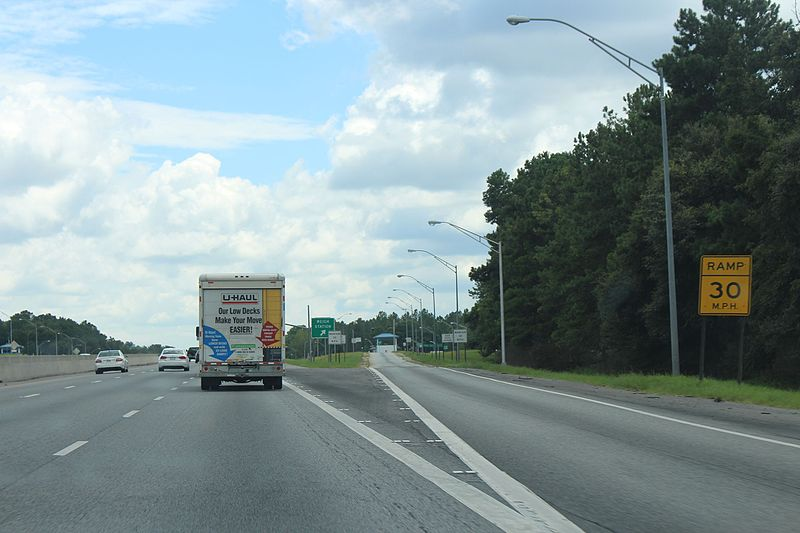
#> input picture exit-ramp.jpg, 800 x 533 px
$ python hough_demo.py
#> lines starting #> are read from the running program, lines starting #| are printed output that depends on the picture; after the words box and inside, x2 and y2 are one past the last pixel; in counts of white or black regions, pixels touching at a corner belong together
import matplotlib.pyplot as plt
import matplotlib.image as mpimg
import numpy as np
import cv2


# Read in and grayscale the image
image = mpimg.imread('exit-ramp.jpg')
#> image is the input picture: shape (533, 800, 3); mean R, G, B 130.4, 148, 150.6
gray = cv2.cvtColor(image,cv2.COLOR_RGB2GRAY)
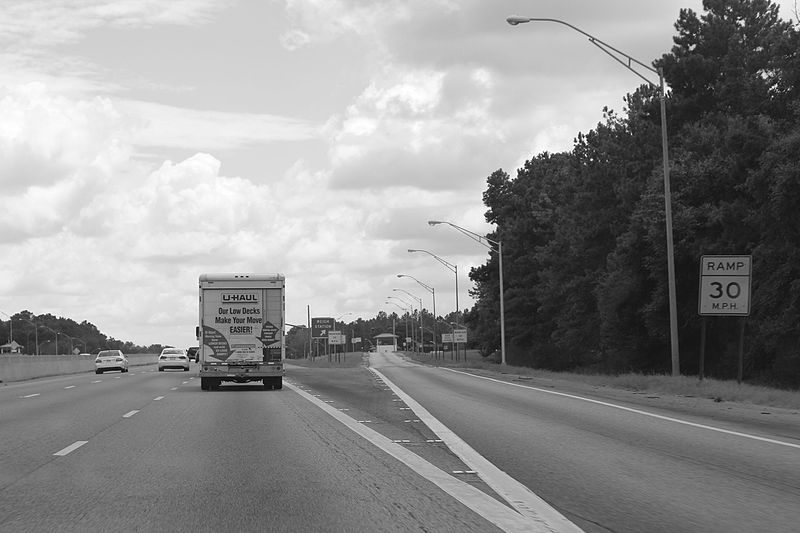
#> gray: shape (533, 800); min 1, max 255, mean 143.1

# Define a kernel size and apply Gaussian smoothing
kernel_size = 5
blur_gray = cv2.GaussianBlur(gray,(kernel_size, kernel_size),0)

# Define our parameters for Canny and apply
low_threshold = 50
high_threshold = 150
edges = cv2.Canny(blur_gray, low_threshold, high_threshold)
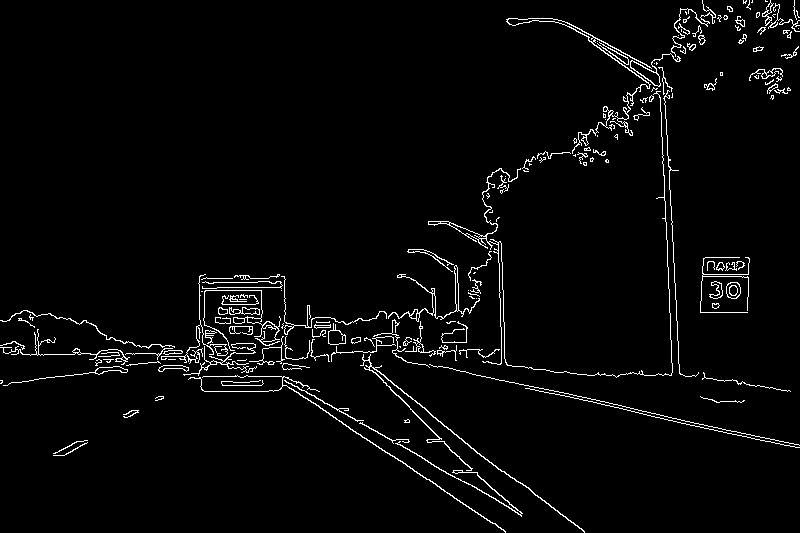
#> edges: shape (533, 800); 3% white in thin lines or dots

# Next we'll create a masked edges image using cv2.fillPoly()
mask = np.zeros_like(edges)
ignore_mask_color = 255

# This time we are defining a four sided polygon to mask
imshape = image.shape
#> imshape = (533, 800, 3)
vertices = np.array([[(imshape[1]/12,imshape[0]),(imshape[1]/20*9, imshape[0]/2), (imshape[1]/20*11, imshape[0]/2), (imshape[1]/10*9,imshape[0])]], dtype=np.int32)
cv2.fillPoly(mask, vertices, ignore_mask_color)
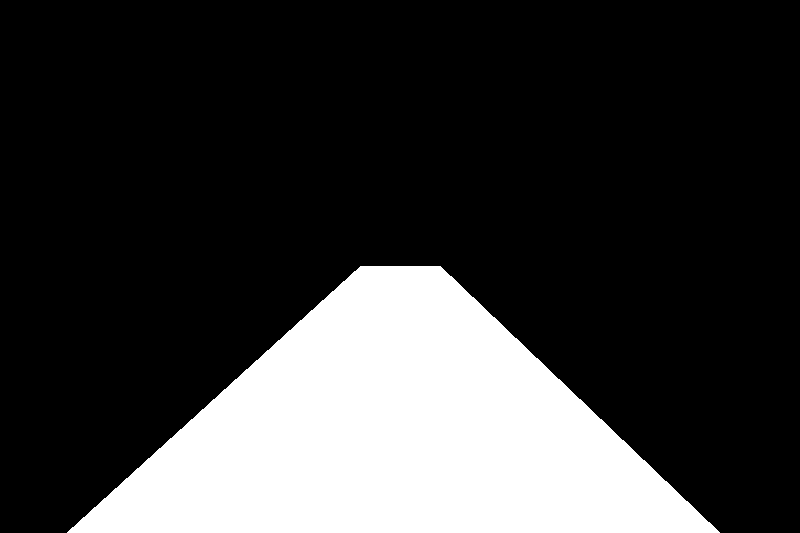
#> mask: shape (533, 800); 23% white; 1 white region, box (x1, y1, x2, y2) and area: (67, 266, 720, 533) 98009
masked_edges = cv2.bitwise_and(edges, mask)
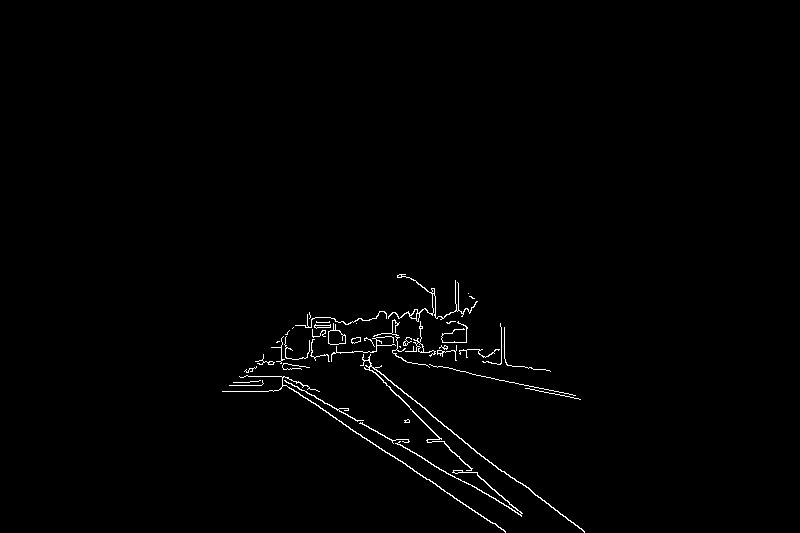
#> masked_edges: shape (533, 800); 0.92% white in thin lines or dots, all inside (x1, y1, x2, y2) = (222, 274, 585, 533)
#plt.imshow(masked_edges)

# Define the Hough transform parameters
# Make a blank the same size as our image to draw on
rho = 3 # distance resolution in pixels of the Hough grid
theta = np.pi/180 # angular resolution in radians of the Hough grid
threshold = 25    # minimum number of votes (intersections in Hough grid cell)
min_line_length = 45 #minimum number of pixels making up a line
max_line_gap = 5   # maximum gap in pixels between connectable line segments
line_image = np.copy(image)*0 # creating a blank to draw lines on
#> line_image: shape (533, 800, 3); every value is 0

# Run Hough on edge detected image
# Output "lines" is an array containing endpoints of detected line segments
rhos = [100, 50, 10, 3]
for r in rhos:
    print('rho =', r)
    lines = cv2.HoughLinesP(masked_edges, r, theta, threshold, np.array([]),
                                min_line_length, max_line_gap)

    # lines – Output vector of lines. Each line is represented by a 4-element vector
    # (x_1, y_1, x_2, y_2) , where  (x_1,y_1) and  (x_2, y_2) are the ending
    # points of each detected line segment.

    # if running in openCV 2.4.10 , number of lines will be shape[1]
    # if openCV 3.1.0, number of lines will be shape[0]
    if lines is not None:
        print('shape of lines array:', lines.shape)
        print('number of lines:', lines.shape[0])
    else:
        print('no lines detected!')

    print()
    print()

rhos = range(1, 101)
line_counts = []
for r in rhos:
    lines = cv2.HoughLinesP(masked_edges, r, theta, threshold, np.array([]),
                                min_line_length, max_line_gap)

    # lines – Output vector of lines. Each line is represented by a 4-element vector
    # (x_1, y_1, x_2, y_2) , where  (x_1,y_1) and  (x_2, y_2) are the ending
    # points of each detected line segment.

    # if running in openCV 2.4.10 , number of lines will be shape[1]
    # if openCV 3.1.0, number of lines will be shape[0]
    if lines is None:
        line_counts.append(0)
    else:
        line_counts.append(lines.shape[0])
#> this loop made 100 passes
#> lines on passes 42, 47, 51, 59: [[464, 482, 521, 515], [456, 370, 574, 395]], [[431, 464, 503, 503], [422, 407, 488, 460]], [[454, 498, 505, 532], [350, 429, 406, 464]], [[282, 379, 424, 458], [239, 376, 284, 376]]
#> after the loop, line_counts = 100 values, max 15 at index 0, min 1 at index 67, mean 4.21

plt.plot(rhos, line_counts)
plt.xlabel('rho parameter (distance resolution in pixels)')
plt.ylabel('number of lines')
plt.show()
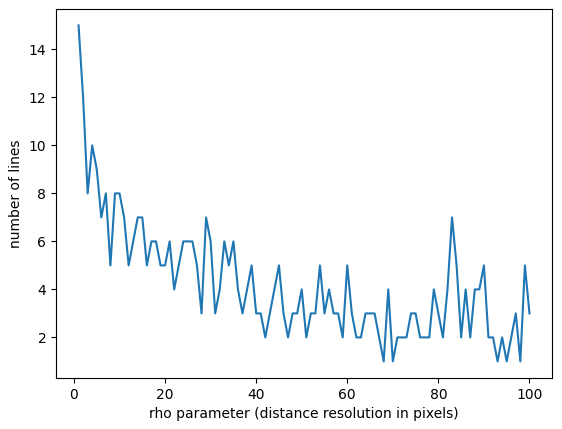
#> figure drawn by matplotlib, 1 panel; curve peaks at x = 1, y = 15

# Iterate over the output "lines" and draw lines on a blank image
for line in lines:
    for x1,y1,x2,y2 in line:
        cv2.line(line_image,(x1,y1),(x2,y2),(255,0,0),10)
#> this loop made 3 passes
#> line on passes 1 to 3: [[374, 346, 420, 340]], [[433, 417, 502, 471]], [[471, 470, 522, 513]]
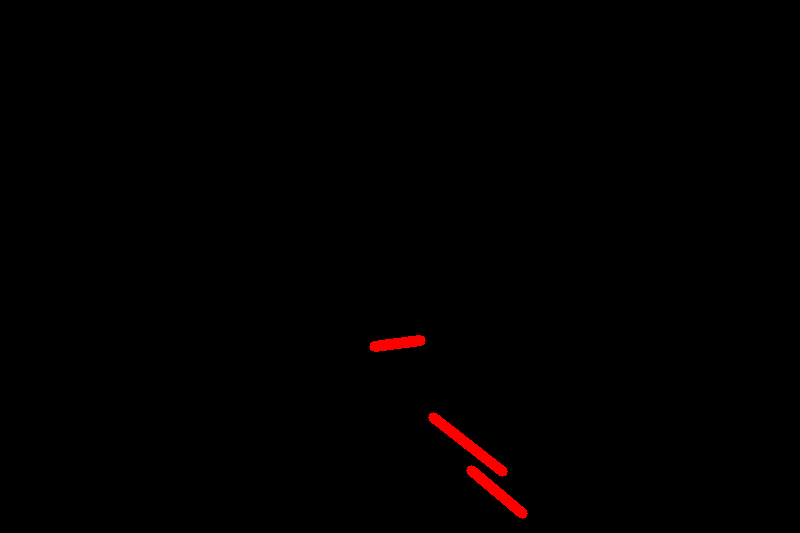
#> line_image: shape (533, 800, 3); mean R, G, B 1.5, 0, 0

# Create a "color" binary image to combine with line image
color_edges = np.dstack((edges, edges, edges))
#> color_edges: shape (533, 800, 3); 3% white in thin lines or dots

# Draw the lines on the edge image
lines_edges = cv2.addWeighted(color_edges, 0.8, line_image, 1, 0)
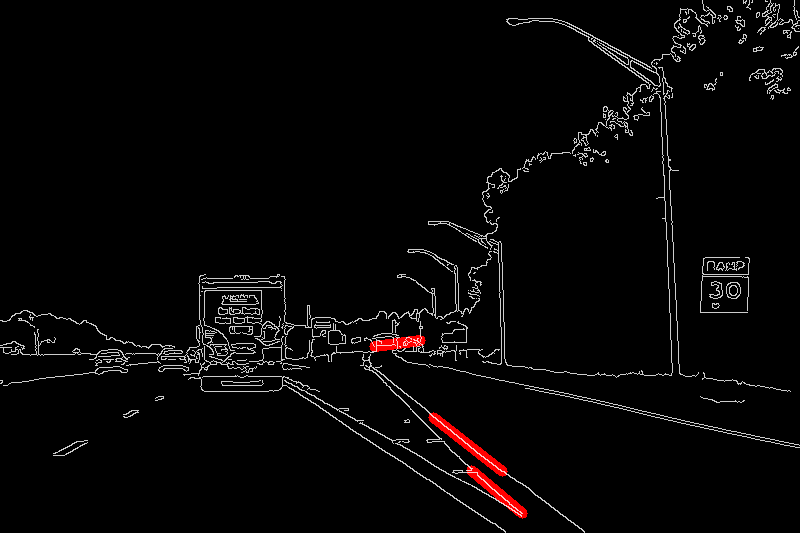
#> lines_edges: shape (533, 800, 3); mean of channels 0, 1, 2 7.4, 6.1, 6.1; drawn as R, G, B
plt.imshow(lines_edges)
plt.show()

$ run again, with building.jpg copied over exit-ramp.jpg
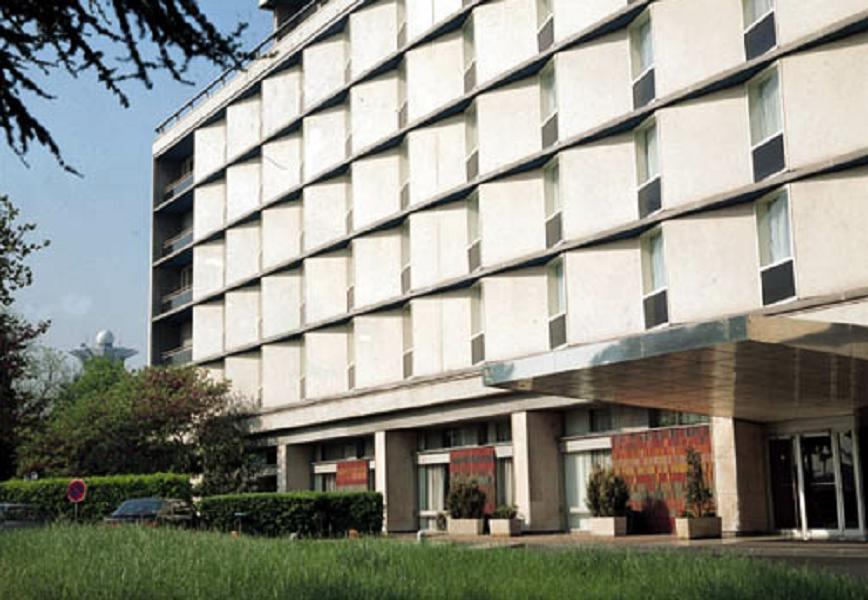
#> input picture building.jpg, 868 x 600 px
#> image is the input picture: shape (600, 868, 3); mean R, G, B 142.9, 143.6, 133.7
#> edges: shape (600, 868); 7.5% white in thin lines or dots
#> mask: shape (600, 868); 22.9% white; 1 white region, box (x1, y1, x2, y2) and area: (73, 300, 781, 600) 119411
#> masked_edges: shape (600, 868); 1.6% white in thin lines or dots, all inside (x1, y1, x2, y2) = (121, 300, 724, 582)
#> the loop `for r in rhos:` made 4 passes
#> lines on pass 2: [[466, 519, 512, 519]]
#> the loop `for r in rhos:` made 100 passes
#> lines on passes 25, 28, 32, 33, 34, 36, 37, 38: [[258, 538, 340, 539], [344, 533, 463, 533]], [[363, 533, 422, 532]], [[397, 533, 457, 534]], [[363, 533, 422, 532]], [[357, 532, 431, 534]], [[291, 540, 342, 538]], [[344, 533, 463, 533]], [[569, 451, 615, 446], [363, 533, 422, 532]]
#> after the loop `for r in rhos:`: line_counts = 100 values, max 19 at index 0, min 0 at index 78, mean 3.64
#> `plt.show()`:
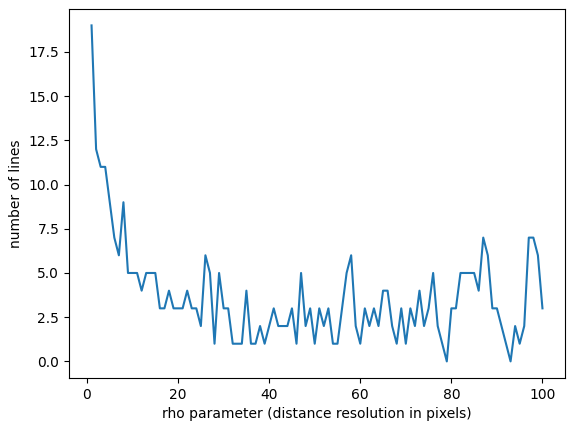
#> figure drawn by matplotlib, 1 panel; curve peaks at x = 1, y = 19
#> the loop `for line in lines:` made 3 passes
#> line on passes 1 to 3: [[239, 497, 290, 496]], [[290, 539, 342, 538]], [[248, 539, 293, 538]]
#> color_edges: shape (600, 868, 3); 7.5% white in thin lines or dots
#> `lines_edges = cv2.addWeighted(color_edges, 0.8, line_image, 1, 0)`:
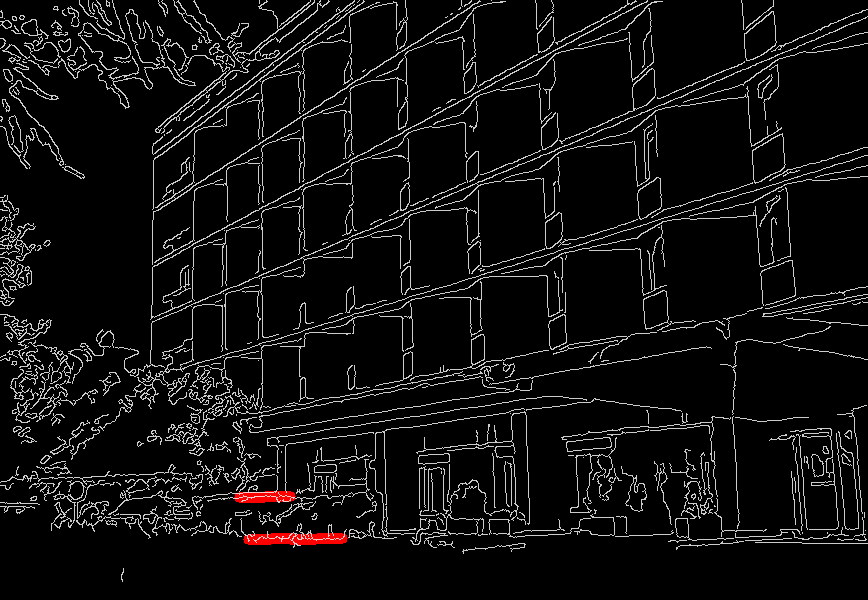
#> lines_edges: shape (600, 868, 3); mean of channels 0, 1, 2 16, 15.3, 15.3; drawn as R, G, B
